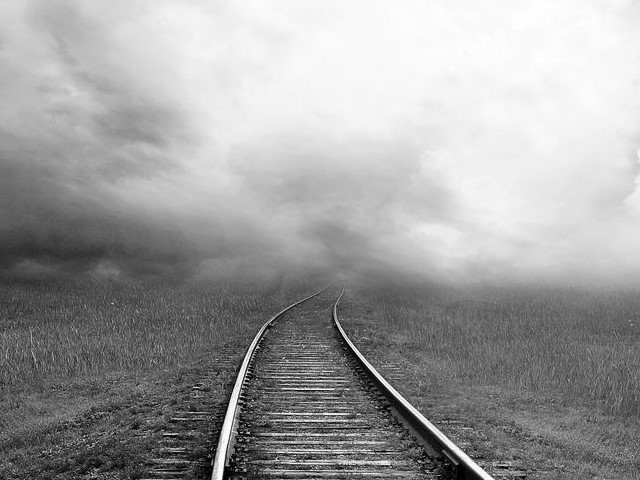
#> input picture carrier.png, 640 x 480 px
$ python Encrypt.py
#> lines starting #> are read from the running program, lines starting #| are printed output that depends on the picture; after the words box and inside, x2 and y2 are one past the last pixel; in counts of white or black regions, pixels touching at a corner belong together
import numpy as np
from PIL import Image


Carrier = Image.open('carrier.png')
#> Carrier is the input picture: PIL image 640x480 L; min 0, max 255, mean 158.8
WaterMark = Image.open('watermark.png')
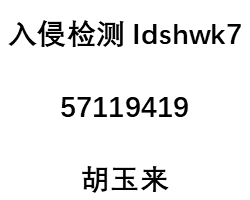
#> input picture watermark.png, 250 x 200 px
#> WaterMark is the input picture: PIL image 250x200 L; min 0, max 255, mean 236.9


Carrier_array = np.array(Carrier)
WaterMark_array = np.array(WaterMark)

a, b = WaterMark_array.shape
#> a = 200; b = 250
a1, b1 = Carrier_array.shape
#> a1 = 480; b1 = 640

array1 = np.zeros((a, b), dtype=int)
for i in range(a):
    for j in range(b):
        array1[i][j] = Carrier_array[i][j]
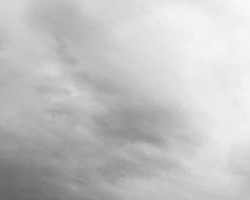
#> array1: shape (200, 250) int64; min 98, max 250, mean 194.8

for i in range(a):
    for j in range(b):
        w = Carrier_array[i][j]
        if w % 2 == 0 and WaterMark_array[i][j] >191 :
            Carrier_array[i][j] = Carrier_array[i][j] + 1
        elif w % 2 == 1 and WaterMark_array[i][j] <191:
            Carrier_array[i][j] = Carrier_array[i][j] - 1
#> Carrier_array: shape (480, 640); 8.1% of pixels changed, all inside (x1, y1, x2, y2) = (0, 0, 250, 200)


array2 = np.zeros((a, b), dtype=int)
for i in range(a):
    for j in range(b):
        array2[i][j] = Carrier_array[i][j]


I = Image.fromarray(Carrier_array)
I.save("test.png")
I.show()
